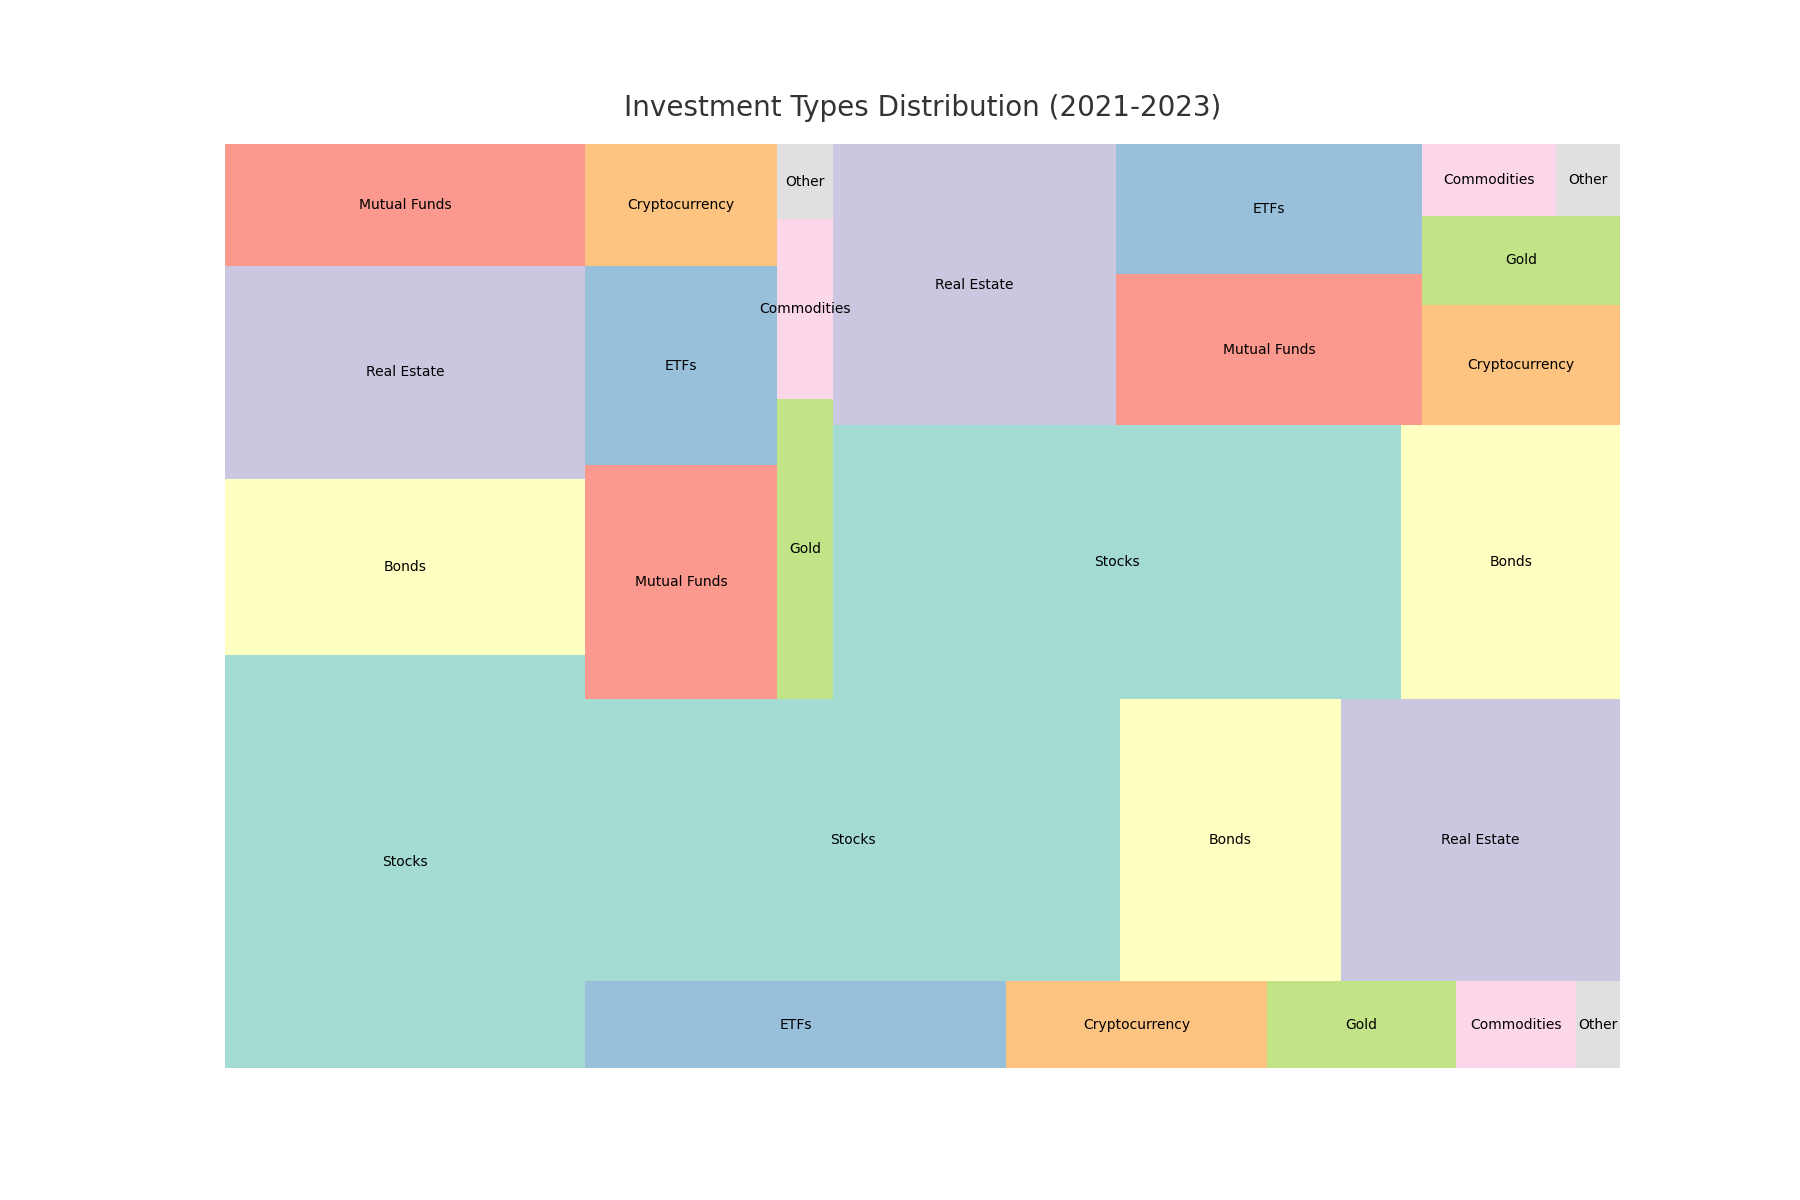

Write Python code to recreate this figure.

import seaborn as sns
import pandas as pd
import matplotlib.pyplot as plt
import squarify

# Data Frame
data = {
    "Year": ['2021', '2021', '2021', '2021', '2021', '2021', '2021', '2021', '2021',
             '2022', '2022', '2022', '2022', '2022', '2022', '2022', '2022', '2022',
             '2023', '2023', '2023', '2023', '2023', '2023', '2023', '2023', '2023'],
    "Investment_Type": ['Stocks', 'Bonds', 'Real Estate', 'Mutual Funds', 'ETFs', 'Cryptocurrency', 'Gold', 'Commodities', 'Other',
                        'Stocks', 'Bonds', 'Real Estate', 'Mutual Funds', 'ETFs', 'Cryptocurrency', 'Gold', 'Commodities', 'Other',
                        'Stocks', 'Bonds', 'Real Estate', 'Mutual Funds', 'ETFs', 'Cryptocurrency', 'Gold', 'Commodities', 'Other'],
    "Percentage": [35.5, 15.2, 18.3, 10.5, 8.7, 5.4, 3.9, 2.5, 0.9,
                   36.0, 14.9, 18.8, 10.7, 9.1, 5.6, 4.0, 2.4, 1.0,
                   37.2, 14.3, 19.0, 11.0, 9.5, 5.7, 4.2, 2.3, 1.1]
}
df = pd.DataFrame(data)

# Settings
plt.figure(figsize=(18, 12))
colors = ['#8dd3c7', '#ffffb3', '#bebada', '#fb8072', '#80b1d3', '#fdb462', '#b3de69', '#fccde5', '#d9d9d9']

# Treemap plot
squarify.plot(sizes=df["Percentage"], label=df["Investment_Type"], color=colors, alpha=0.8)
plt.title("Investment Types Distribution (2021-2023)", fontsize=20, color='#333333', pad=20, loc='center')
plt.axis('off')
plt.show()
